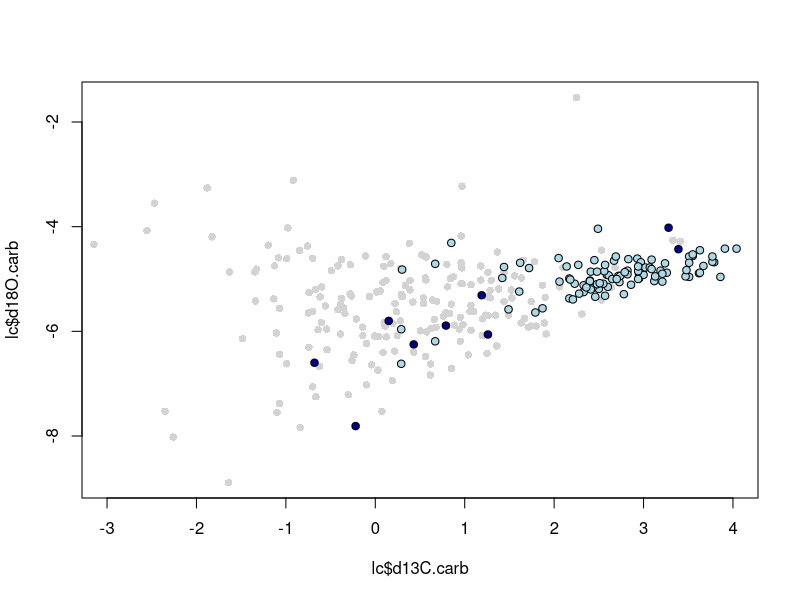

Write the R code that produced this figure.

sa = read.csv("data/shortAll.csv")
lc = read.csv("data/longCarb.csv")
lr = read.csv("data/longReservoir.csv")

# US Pb210 data from Oliver et al., 2009
pb.3510 = read.csv("data/pb210_3510.csv")



lar = numeric()



holes = unique(sa$Core)
ci = match(sa$Core, holes)

plot(lc$d13C.carb, lc$d18O.carb, pch = 16, col = "light grey", 
     xlim = c(-3, 4))
points(sa$d13C.carb[sa$Depth.min != 0], sa$d18O.carb[sa$Depth.min != 0],
       pch = 21, bg = "light blue")
points(sa$d13C.carb[sa$Depth.min == 0], sa$d18O.carb[sa$Depth.min == 0],
       pch = 21, bg = "dark blue")
